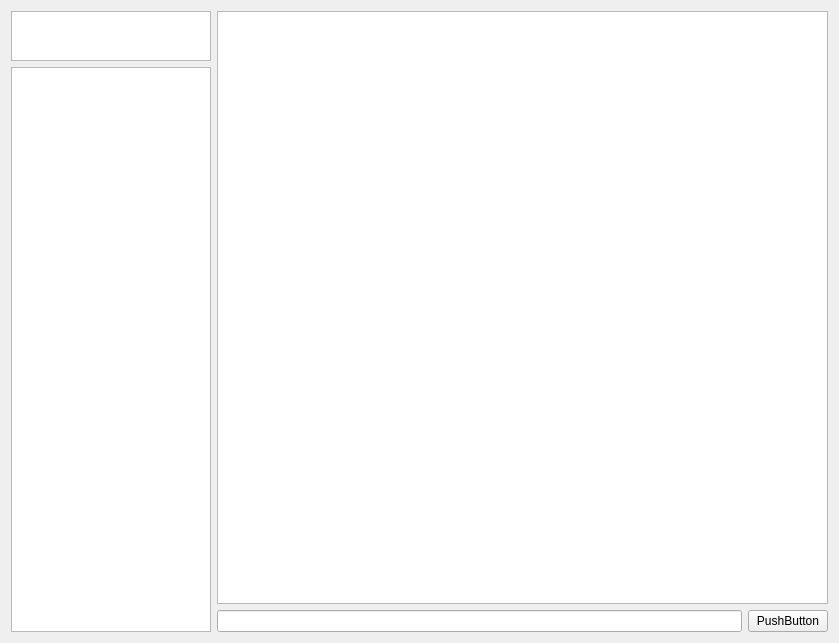
<?xml version="1.0" encoding="UTF-8"?>
<ui version="4.0">
 <class>Form</class>
 <widget class="QWidget" name="Form">
  <property name="geometry">
   <rect>
    <x>0</x>
    <y>0</y>
    <width>839</width>
    <height>643</height>
   </rect>
  </property>
  <property name="minimumSize">
   <size>
    <width>0</width>
    <height>0</height>
   </size>
  </property>
  <property name="windowTitle">
   <string>Form</string>
  </property>
  <layout class="QGridLayout" name="gridLayout">
   <item row="0" column="0">
    <layout class="QHBoxLayout" name="horizontalLayout">
     <item>
      <layout class="QVBoxLayout" name="verticalLayout_3">
       <item>
        <widget class="QListView" name="listView">
         <property name="sizePolicy">
          <sizepolicy hsizetype="Fixed" vsizetype="Expanding">
           <horstretch>0</horstretch>
           <verstretch>0</verstretch>
          </sizepolicy>
         </property>
         <property name="maximumSize">
          <size>
           <width>200</width>
           <height>50</height>
          </size>
         </property>
        </widget>
       </item>
       <item>
        <widget class="QGraphicsView" name="graphicsView">
         <property name="sizePolicy">
          <sizepolicy hsizetype="Fixed" vsizetype="Expanding">
           <horstretch>0</horstretch>
           <verstretch>0</verstretch>
          </sizepolicy>
         </property>
         <property name="maximumSize">
          <size>
           <width>200</width>
           <height>16777215</height>
          </size>
         </property>
        </widget>
       </item>
      </layout>
     </item>
    </layout>
   </item>
   <item row="0" column="1">
    <layout class="QVBoxLayout" name="verticalLayout_4">
     <item>
      <widget class="QListView" name="listView_2"/>
     </item>
     <item>
      <layout class="QHBoxLayout" name="horizontalLayout_3">
       <item>
        <widget class="QLineEdit" name="lineEdit"/>
       </item>
       <item>
        <widget class="QPushButton" name="pushButton">
         <property name="text">
          <string>PushButton</string>
         </property>
        </widget>
       </item>
      </layout>
     </item>
    </layout>
   </item>
  </layout>
  <zorder>graphicsView</zorder>
  <zorder>listView</zorder>
  <zorder>graphicsView</zorder>
  <zorder>pushButton</zorder>
  <zorder>listView_2</zorder>
  <zorder>verticalLayoutWidget</zorder>
 </widget>
 <resources/>
 <connections/>
</ui>
